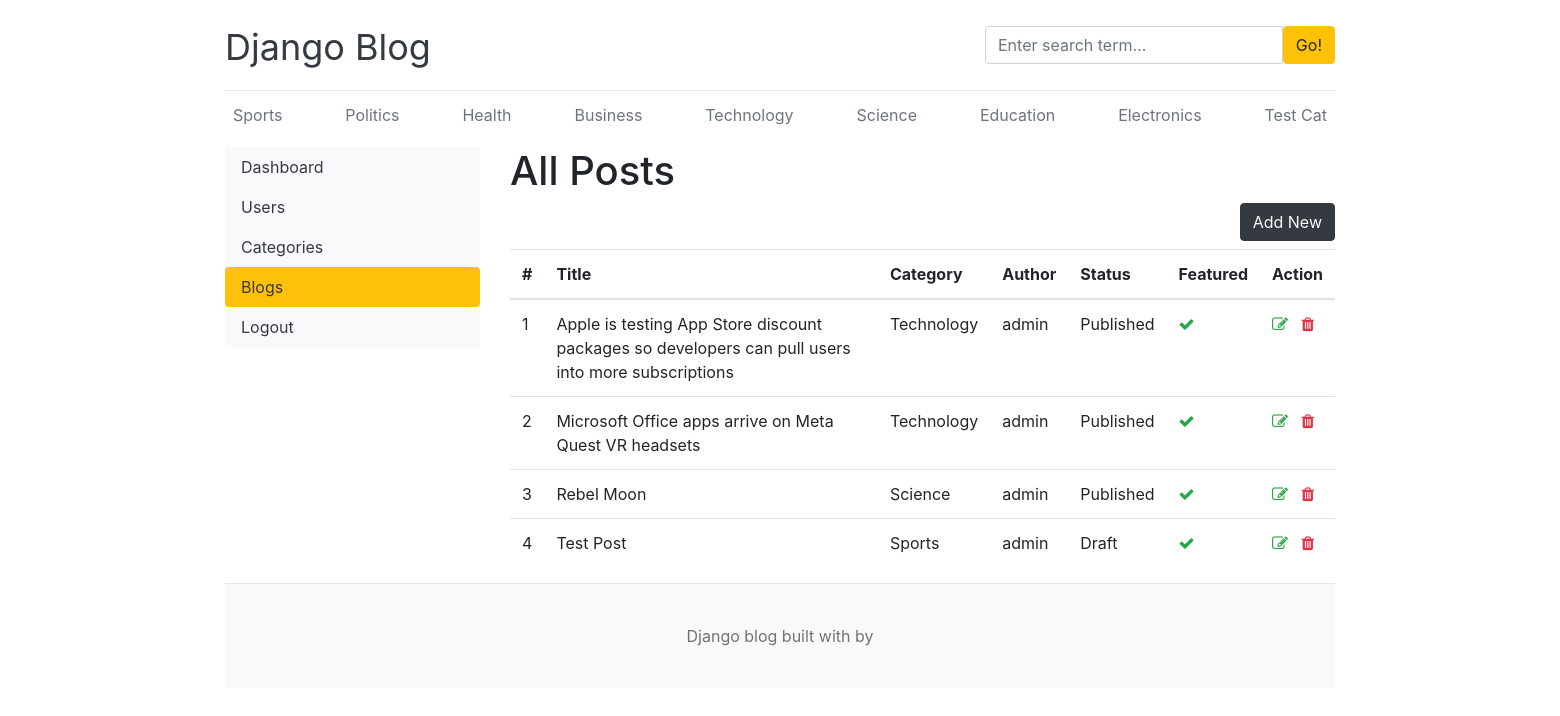
The page /dashboard/posts/ (signed in) on the database its author committed.
### blogs/models.py (models this page shows, shortened)
class Category(models.Model):
    category_name = models.CharField(max_length=50, unique=True)
    created_at = models.DateTimeField(auto_now_add=True)
    updated_at = models.DateTimeField(auto_now=True)
    class Meta:
        verbose_name_plural = 'categories'
    def __str__(self) -> str:
        return self.category_name

class Blog(models.Model):
    title = models.CharField(max_length=100)
    slug = models.SlugField(max_length=150, unique=True)
    category = models.ForeignKey(Category, on_delete=models.CASCADE)
    author = models.ForeignKey(User, on_delete=models.CASCADE)
    featured_image = models.ImageField(upload_to='uploads/%Y%m%d')
    short_description = models.TextField(max_length=500)
    blog_body = models.TextField(max_length=2000)
    status = models.CharField(max_length=20, choices = STATUS_CHOICES, default = "Draft")
    is_featured = models.BooleanField(default=False)
    updated_at = models.DateTimeField(auto_now=True)
    created_at = models.DateTimeField(auto_now_add=True)

### dashboards/views.py (the view)
# urls.py: path('posts/', views.posts, name = "posts"),
def posts(request):
    posts = Blog.objects.all()
    context = {
        'posts': posts
    }
    return render(request, 'dashboard/posts.html', context)

### blogs/context_processors.py (called while the page is built)
def get_categories(request):
    categories = Category.objects.all()
    return dict(categories = categories)

def get_social_links(request):
    social_links = SocialLink.objects.all()
    return dict(social_links = social_links)

### templates/dashboard/posts.html (shortened to what this page needs)
{% extends "base.html" %}
{% block content %}
<div class = "row">
    {% include "dashboard/sidebar.html" %}
    <div class = "col-md-9">
        <h1>All Posts</h1>
        <a href = "{% url "add_post" %}" class="btn btn-dark text-light float-right mb-2">Add New</a>
        <table class="table table-hover">
            <thead>
              <tr>
                <th>#</th>
                <th>Title</th>
                <th>Category</th>
                <th>Author</th>
                <th>Status</th>
                <th>Featured</th>
                <th>Action</th>
              </tr>
            </thead>
            <tbody>
                {% for post in posts %}
              <tr>
                <td>{{forloop.counter}}</td>
                <td>{{post.title}}</td>
                <td>{{post.category}}</td>
                <td>{{post.author}}</td>
                <td>{{post.status}}</td>
                <td>
                {% if post.is_featured %}
                <i class = "fa fa-check text-success"></i>
                {% else %}
                <i class = "fa fa-times text-success"></i>
                {% endif %}
                </td>
                <td>
                    <a href="{% url "edit_post" post.id %}"><i class="fa fa-edit text-success"></i></a>
                    <a href="{% url "delete_post" post.id %}"><i class="fa fa-trash text-danger"></i></a>
                </td>
              </tr>
              {% endfor %}
            </tbody>
          </table>
    </div>
</div>
{% endblock %}

### templates/base.html (shortened to what this page needs)
{% load static %}
<!DOCTYPE html>
<html lang="en">
  <head>
    <link href="https://getbootstrap.com/docs/4.0/dist/css/bootstrap.min.css" rel="stylesheet">
    <link href="{% static 'css/blog.css' %}" rel="stylesheet">
    <link rel="stylesheet" href="https://cdnjs.cloudflare.com/ajax/libs/font-awesome/4.7.0/css/font-awesome.min.css">
  </head>
<body>
    <div class="container">
      <header class="blog-header py-3">
        <div class="row flex-nowrap justify-content-between align-items-center">
          <div class="col-8 pt-1">
            <a class="blog-header-logo text-dark" href="/">Django Blog</a>
          </div>
          <div class="col-4">
            <form action="{% url "search" %} method="GET">
              <div class="input-group">
                <input class="form-control" type="text" placeholder="Enter search term..." aria-label="Enter search term..." aria-describedby="button-search" />
                <button class="btn btn-warning" id="button-search" type="submit">Go!</button>
            </div>
            </form>
          </div>
          <div class="col-4 d-flex justify-content-end align-items-center">
          </div>
        </div>
      </header>
      <div class="nav-scroller py-1 mb-2">
        <nav class="nav d-flex justify-content-between">
          {% for cat in  categories %}
          <a class="p-2 text-muted" href="{% url 'posts_by_category' cat.id %}">{{cat.category_name}}</a>
          {% endfor %}
        </nav>
      </div>
{%block content %}
{%endblock%}
<footer class="blog-footer">
    <p>Django blog built with   by <a href="#"></a></p>
  </footer>
  </body>
  </html>

### blog_main/static/css/blog.css (style rules this page uses)
.blog-header { border-bottom: 1px solid #e5e5e5; }
.blog-header-logo { font-family: "Playfair Display", Georgia, "Times New Roman", serif/rtl:Amiri, Georgia, "Times New Roman", serif/; font-size: 2.25rem; }
h1, h2, h3, h4, h5, h6 { font-family: "Playfair Display", Georgia, "Times New Roman", serif/rtl:Amiri, Georgia, "Times New Roman", serif/; }
.blog-footer { padding: 2.5rem 0; color: #727272; text-align: center; background-color: #f9f9f9; border-top: .05rem solid #e5e5e5; }
.blog-footer p:last-child { margin-bottom: 0; }

### rows shown on the page
Category: category_name "Sports"
Category: category_name "Politics"
Category: category_name "Health"
Category: category_name "Business"
Category: category_name "Technology"
Category: category_name "Science"
Category: category_name "Education"
Category: category_name "Electronics"
Category: category_name "Test Cat"
Blog: title "Apple is testing App Store discount packages so developers can pull users into more subscriptions", category "Technology", author "admin", status "Published", is_featured True (drawn)
Blog: title "Microsoft Office apps arrive on Meta Quest VR headsets", category "Technology", author "admin", status "Published", is_featured True (drawn)
Blog: title "Rebel Moon", category "Science", author "admin", status "Published", is_featured True (drawn)
Blog: title "Test Post", category "Sports", author "admin", status "Draft", is_featured True (drawn)
